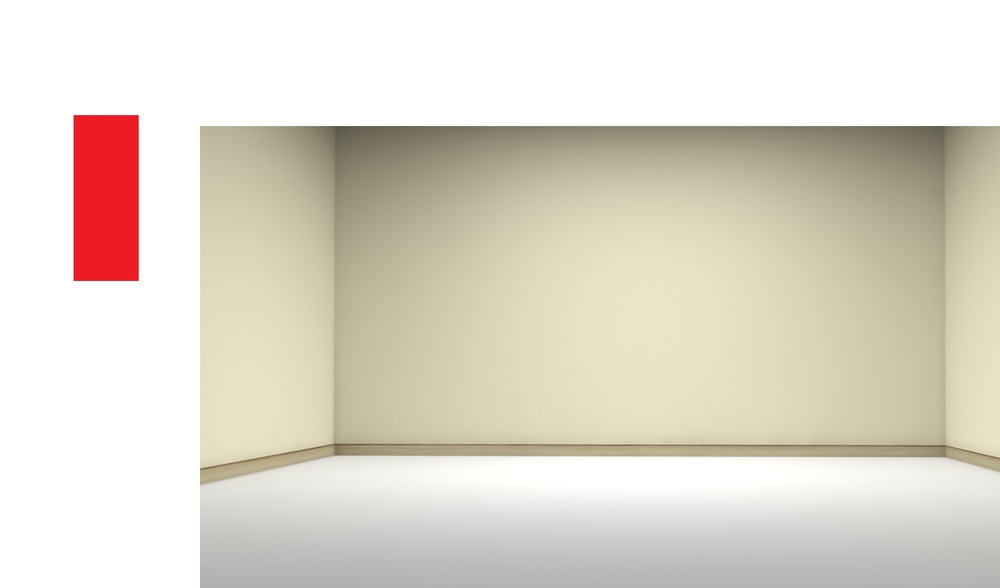
#> input picture Sample Inputs/sample3.jpg, 1000 x 588 px, shrunk from 2840 x 1670 before the run, found by its file name
$ python compVision_project.py   (older library calls are emulated)
#> lines starting #> are read from the running program, lines starting #| are printed output that depends on the picture; after the words box and inside, x2 and y2 are one past the last pixel; in counts of white or black regions, pixels touching at a corner belong together
import numpy as np
import cv2
from matplotlib import pyplot as plt
from imutils import perspective
from imutils import contours
import numpy as np
import imutils
from scipy.spatial import distance as dist

def midpoint(ptA, ptB):
    return (ptA[0] + ptB[0]) * 0.5, (ptA[1] + ptB[1]) * 0.5

params = {}
params["wide"] = 20
params["image"] = "Sample Input Files/sample3.jpg"
img = cv2.imread(params["image"])
#> img is the input picture: shape (588, 1000, 3); mean B, G, R 203.7, 216.5, 223.5
gray = cv2.cvtColor(img,cv2.COLOR_BGR2GRAY)
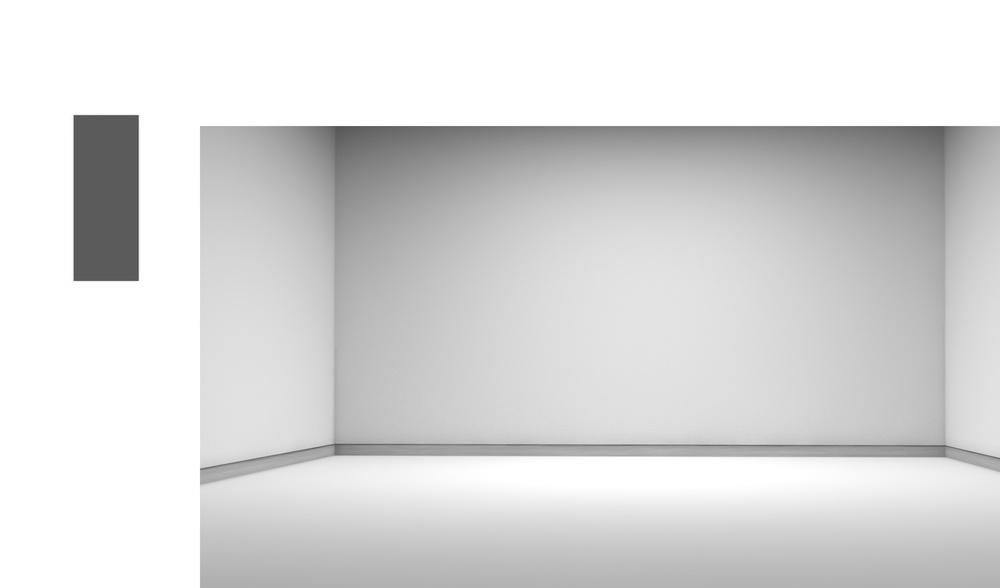
#> gray: shape (588, 1000); min 73, max 255, mean 217.2

kernel_size = 5
blur_gray = cv2.GaussianBlur(gray,(kernel_size, kernel_size),0)

# This section defines the constants and thresholds used throughout the code.
contour_threshold = 20
acceptance_thresh = 80
rejection_thresh = 300
edges = cv2.Canny(blur_gray, acceptance_thresh, rejection_thresh)
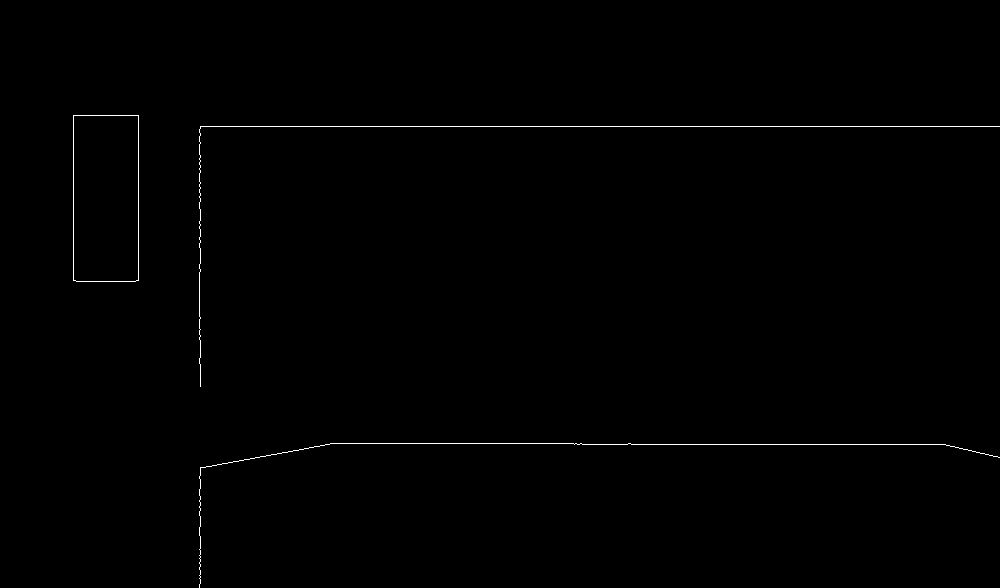
#> edges: shape (588, 1000); 0.41% white in thin lines or dots, all inside (x1, y1, x2, y2) = (73, 115, 1000, 588)
cv2.imwrite('imageCannyOut.png',edges)
cv2.waitKey(0)

# These are parameters we tuned for the hough transform so that the edges of the walls would
# be found in most sample images.
rho = 1
theta = np.pi / 180
threshold = 15
min_line_length = 30
max_line_gap = 30
image_lines = np.copy(img) * 0
#> image_lines: shape (588, 1000, 3); every value is 0

# Run Hough on edge detected image
# Output "lines" is an array containing endpoints of detected line segments
lines = cv2.HoughLinesP(edges, rho, theta, threshold, np.array([]),
                    min_line_length, max_line_gap)
#> lines = 13 rows, first 6: [574, 444, 945, 444], [200, 126, 999, 126], [138, 280, 138, 115], [330, 443, 581, 443], [73, 280, 73, 115], [200, 583, 200, 467]

# this draws the hough lines on the image.
for line in lines:
    for x1,y1,x2,y2 in line:
        cv2.line(image_lines,(x1,y1),(x2,y2),(255,0,0),5)
#> this loop made 13 passes
#> line on passes 1 to 12: [[574, 444, 945, 444]], [[200, 126, 999, 126]], [[138, 280, 138, 115]], [[330, 443, 581, 443]], [[73, 280, 73, 115]], [[200, 583, 200, 467]], [[199, 363, 199, 129]], [[74, 115, 137, 115]], [[203, 467, 325, 444]], [[76, 281, 135, 281]], [[947, 445, 999, 457]], [[200, 386, 200, 340]]
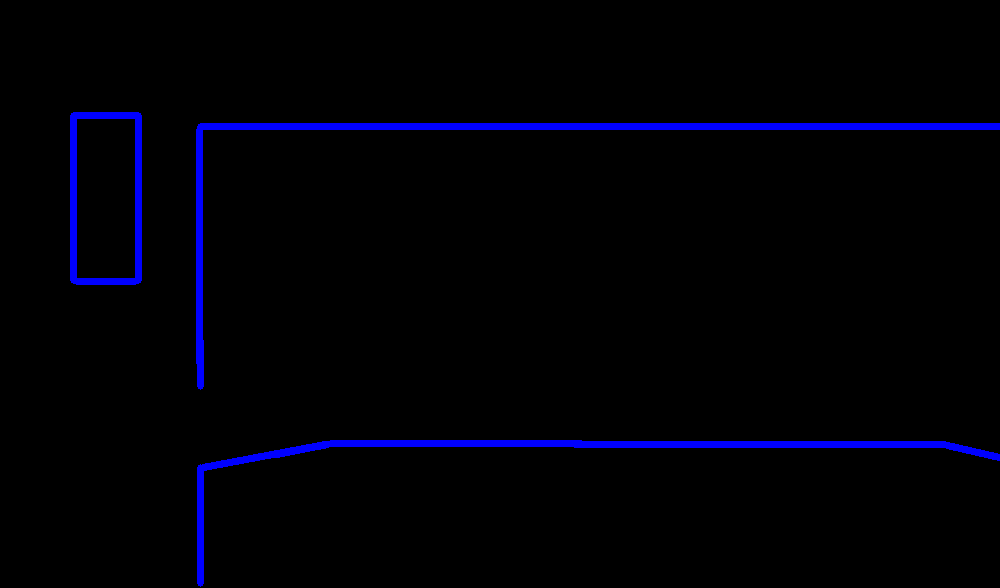
#> image_lines: shape (588, 1000, 3); mean B, G, R 7.4, 0, 0

# this function uses the edges that we detected to find a list of contours.
# This list is then used with to generate a pixel scalar.
listContours = cv2.findContours(edges.copy(), cv2.RETR_EXTERNAL,
    cv2.CHAIN_APPROX_NONE)
#> listContours = 3 contours, 2 with area under 20; largest, box (x1, y1, x2, y2) and area: (73, 115, 139, 282) 10785
# this is a list of contours obtained
listContours = imutils.grab_contours(listContours)
(listContours, _) = contours.sort_contours(listContours)
ppm = None

counter = 0
for c in listContours:
    # This checks to ensure that the shape is above a pre-defined area of 85 "inches".
    if cv2.contourArea(c) < contour_threshold:
        continue
    orig = img.copy()
    box = cv2.minAreaRect(c)
    box = cv2.cv.BoxPoints(box) if imutils.is_cv2() else cv2.boxPoints(box)
    box = np.array(box, dtype="int")
    box = perspective.order_points(box)
    for xCoord, yCoord in box:
        cv2.circle(orig, (int(xCoord), int(yCoord)), 5, (0, 0, 255), -1)

    # This code calculates the midpoints between the two detected edge pairs (horizontal pair or vertical pair)
    (topLeft, topRight, bottomRight, bottomLeft) = box
    (midX1, midY1) = midpoint(topLeft, topRight)
    (midX2, midY2) = midpoint(bottomLeft, bottomRight)
    (midX3, midY3) = midpoint(topLeft, bottomLeft)
    (midX4, midY4) = midpoint(topRight, bottomRight)

    # This code draws the midpoints
    cv2.line(orig, (int(midX1), int(midY1)), (int(midX2), int(midY2)),
        (200, 0, 120), 2)
    cv2.line(orig, (int(midX3), int(midY3)), (int(midX4), int(midY4)),
        (200, 0, 120), 2)

    # this code finds the ditances between the midpoints using the euclidean distance calculation.
    firstDistance = dist.euclidean((midX1, midY1), (midX2, midY2))
    secondDistance = dist.euclidean((midX3, midY3), (midX4, midY4))

    # ppm is a measure of pixel scaling:
    if ppm == None:
        ppm = secondDistance / params["wide"]

    # these variables are the scaled
    firstDimension = firstDistance / ppm
    secondDimension = secondDistance / ppm
    cv2.putText(orig, str(firstDimension) + ' inches',
        (int(midX1 - 15), int(midY1 - 10)), cv2.FONT_HERSHEY_SIMPLEX,
        0.65, (0, 0, 0), 2)
    cv2.putText(orig, str(secondDimension) + ' inches',
        (int(midX4 + 10), int(midY4)), cv2.FONT_HERSHEY_SIMPLEX,
        0.65, (0, 0, 0), 2)
    # This adds the hough edges to each output image
    egde_lines = cv2.addWeighted(img, 0.8, image_lines, 1, 0)
    # This adds the midpoint edges to each output image
    orig = cv2.addWeighted(orig, 0.8, image_lines, 1, 0)
    # writes the image to an output file
    cv2.imwrite("ImageOut%i.png" % counter, orig)
    counter += 1
    cv2.waitKey(0)
#> this loop made 3 passes
#> (topLeft, topRight, bottomRight, bottomLeft, midX1, midY1, midX2, midY2) on pass 1: ([73, 115], [137, 115], [137, 280], [73, 280], 105, 115, 105, 280)
#> pass 1, `egde_lines = cv2.addWeighted(img, 0.8, image_lines, 1, 0)`:
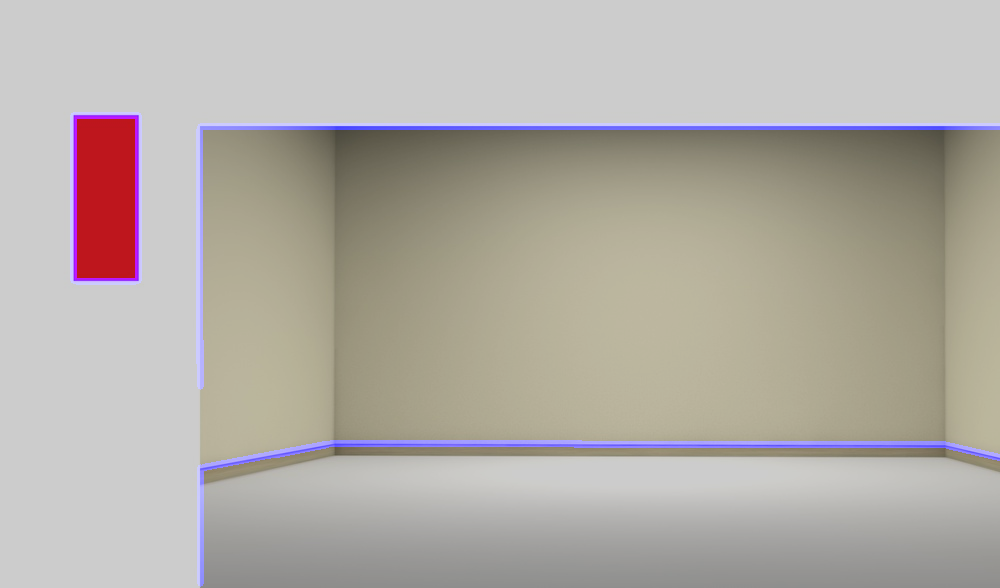
#> egde_lines: shape (588, 1000, 3); mean B, G, R 166.5, 173.2, 178.8
#> after the loop, counter = 1; ppm = 3.2

# This adds the hough lines to the original image
egde_lines = cv2.addWeighted(img, 0.8, image_lines, 1, 0)
# saves the image without the measurements
cv2.imwrite('imageHough.png', egde_lines)
cv2.waitKey(0)

$ run again, with Sample Inputs/sample1.jpg copied over Sample Inputs/sample3.jpg
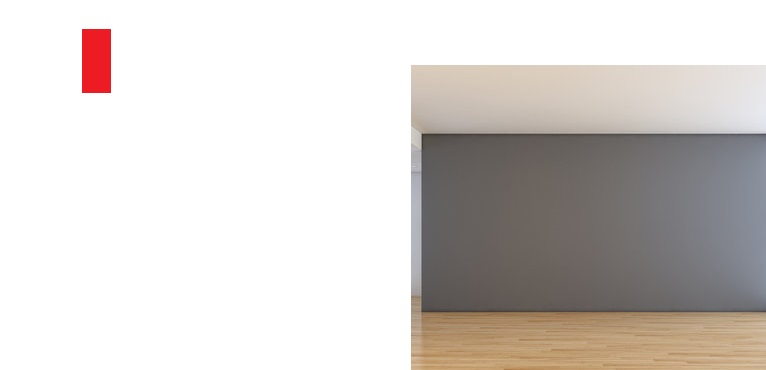
#> input picture Sample Inputs/sample1.jpg, 766 x 370 px, found by its file name
#> img is the input picture: shape (370, 766, 3); mean B, G, R 205.8, 209.1, 214.1
#> edges: shape (370, 766); 0.59% white in thin lines or dots, all inside (x1, y1, x2, y2) = (81, 28, 766, 370)
#> lines = [[411, 133, 765, 133], [414, 64, 705, 64], [411, 312, 765, 312], [410, 367, 410, 68], [421, 311, 421, 134], [411, 369, 411, 65], [111, 90, 111, 31], [81, 90, 81, 31], [616, 65, 656, 65]]
#> the loop `for line in lines:` made 9 passes
#> after the loop `for line in lines:`:
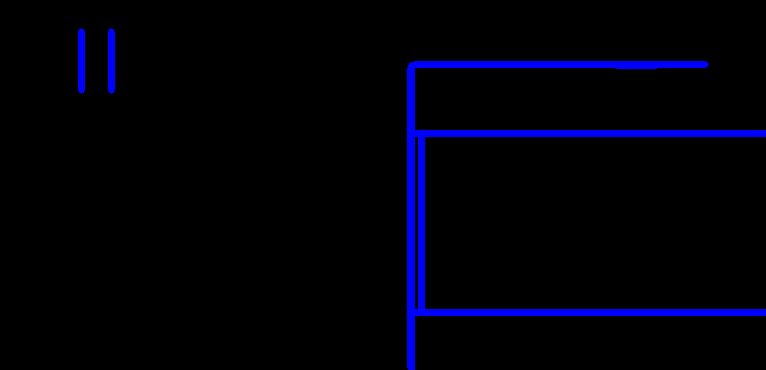
#> image_lines: shape (370, 766, 3); mean B, G, R 10.4, 0, 0
#> listContours = 3 contours, 2 with area under 20; largest, box (x1, y1, x2, y2) and area: (81, 28, 112, 94) 1934
#> the loop `for c in listContours: # This checks to ensure that the shape is above..` made 3 passes
#> (topLeft, topRight, bottomRight, bottomLeft, midX1, midY1, midX2, midY2) on pass 1: ([81, 28], [111, 28], [111, 93], [81, 93], 96, 28, 96, 93)
#> pass 1, `egde_lines = cv2.addWeighted(img, 0.8, image_lines, 1, 0)`:
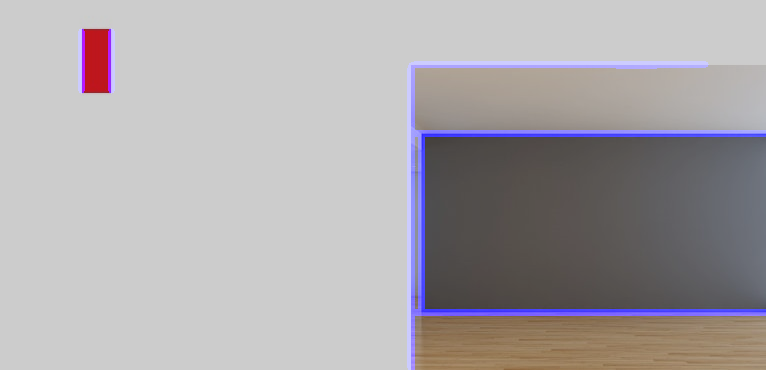
#> egde_lines: shape (370, 766, 3); mean B, G, R 169.8, 167.3, 171.3
#> after the loop `for c in listContours:`: counter = 1; ppm = 1.5

$ run again, with Sample Inputs/sample4.jpg copied over Sample Inputs/sample3.jpg
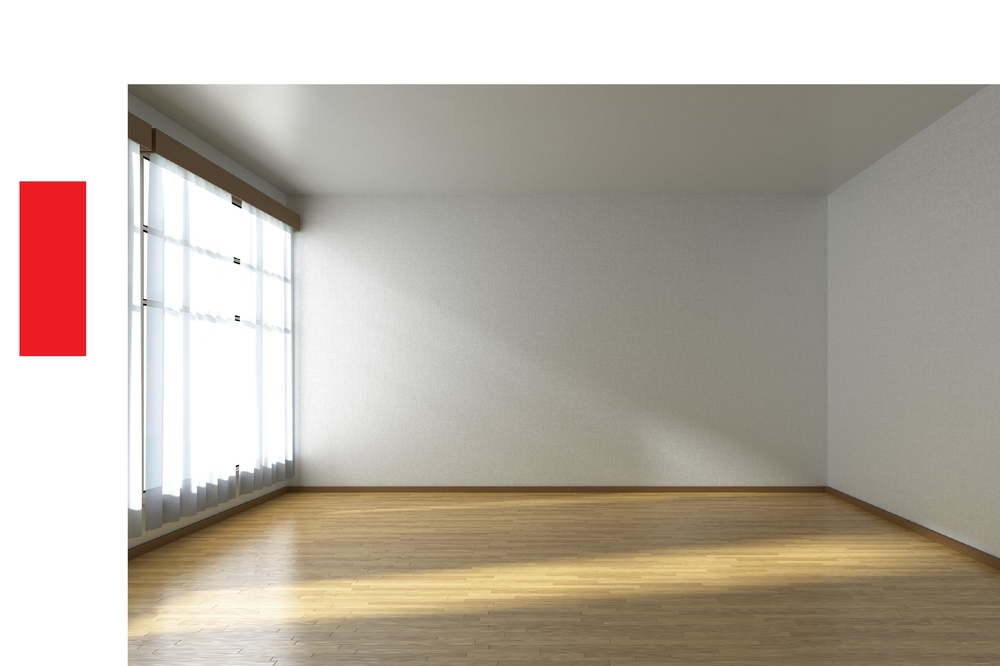
#> input picture Sample Inputs/sample4.jpg, 1000 x 666 px, shrunk from 2716 x 1810 before the run, found by its file name
#> img is the input picture: shape (666, 1000, 3); mean B, G, R 165.8, 177, 185.8
#> edges: shape (666, 1000); 0.54% white in thin lines or dots, all inside (x1, y1, x2, y2) = (19, 84, 1000, 666)
#> lines = 28 rows, first 6: [128, 84, 999, 84], [127, 447, 127, 86], [140, 380, 140, 157], [86, 353, 86, 183], [143, 409, 143, 155], [19, 355, 19, 182]
#> the loop `for line in lines:` made 28 passes
#> after the loop `for line in lines:`:
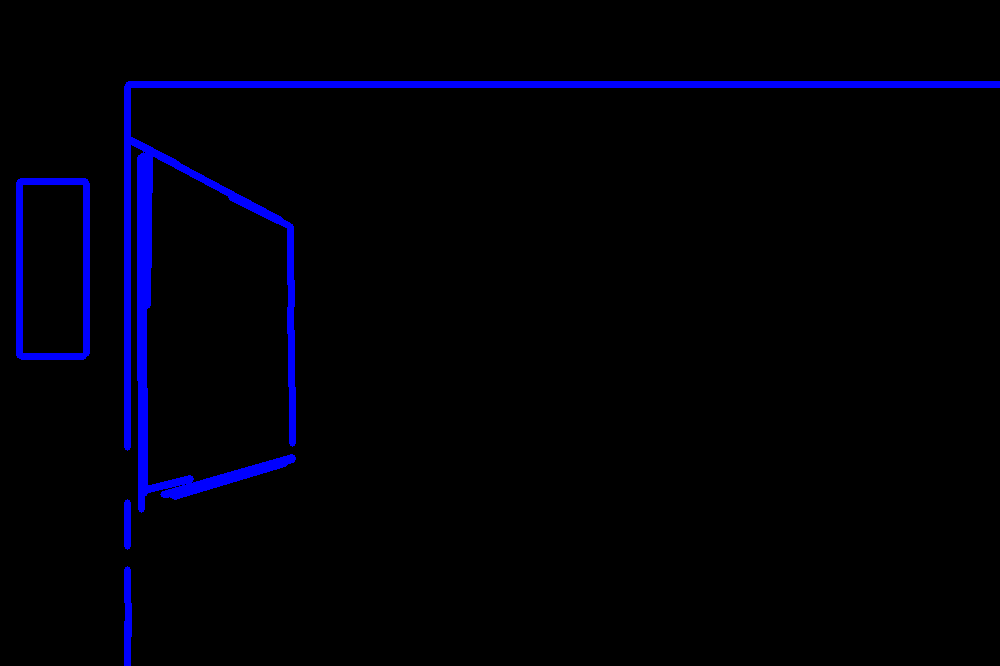
#> image_lines: shape (666, 1000, 3); mean B, G, R 8.5, 0, 0
#> listContours = 10 contours, 5 with area under 20; largest, box (x1, y1, x2, y2) and area: (19, 181, 87, 357) 11718, (149, 153, 293, 469) 83, (127, 232, 252, 666) 79, (233, 257, 240, 265) 36, (234, 315, 240, 322) 28
#> the loop `for c in listContours: # This checks to ensure that the shape is above..` made 10 passes
#> (topLeft, topRight, bottomRight, bottomLeft, midX1, midY1, midX2, midY2) on pass 1: ([19, 181], [86, 181], [86, 356], [19, 356], 52.5, 181, 52.5, 356)
#> pass 1, `egde_lines = cv2.addWeighted(img, 0.8, image_lines, 1, 0)`:
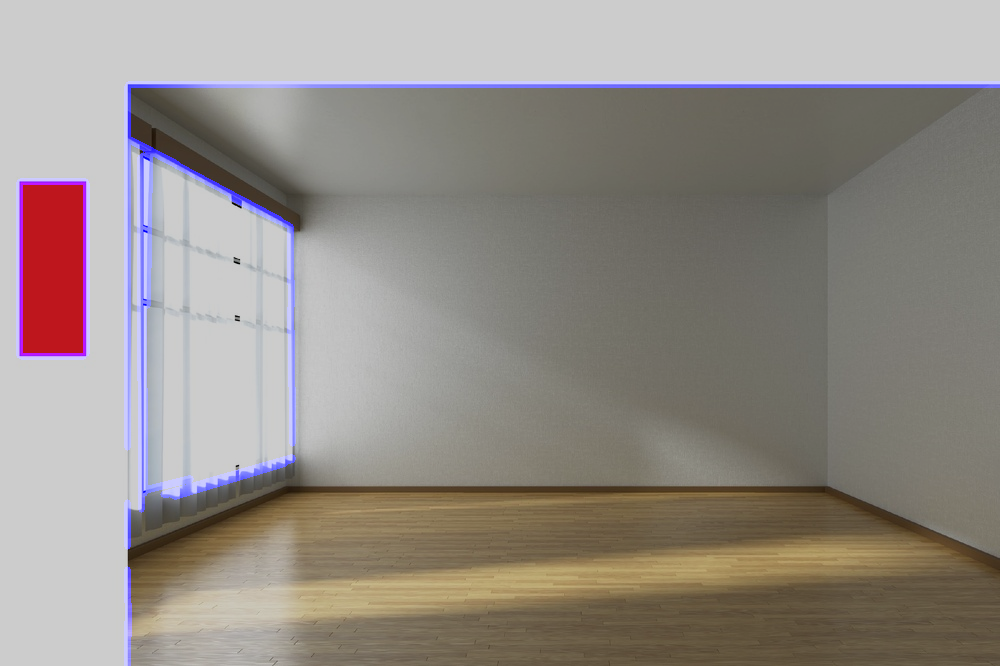
#> egde_lines: shape (666, 1000, 3); mean B, G, R 136, 141.6, 148.6
#> after the loop `for c in listContours:`: counter = 5; ppm = 3.35

$ run again, with Sample Inputs/sample2.png saved as Sample Inputs/sample3.jpg
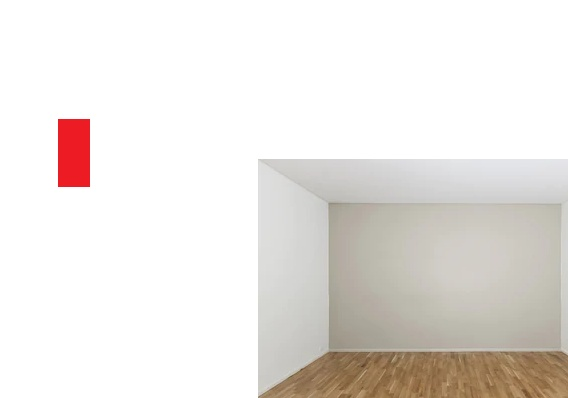
#> input picture Sample Inputs/sample2.png, 568 x 398 px, found by its file name
#> img is the input picture: shape (398, 568, 3); mean B, G, R 225.8, 229.5, 233.8
#> edges: shape (398, 568); 0.31% white in thin lines or dots, all inside (x1, y1, x2, y2) = (57, 118, 568, 398)
#> lines = [[328, 351, 563, 351], [257, 385, 257, 245], [258, 396, 327, 352], [90, 184, 90, 121], [57, 184, 57, 121], [258, 397, 258, 294], [259, 395, 316, 358]]
#> the loop `for line in lines:` made 7 passes
#> after the loop `for line in lines:`:
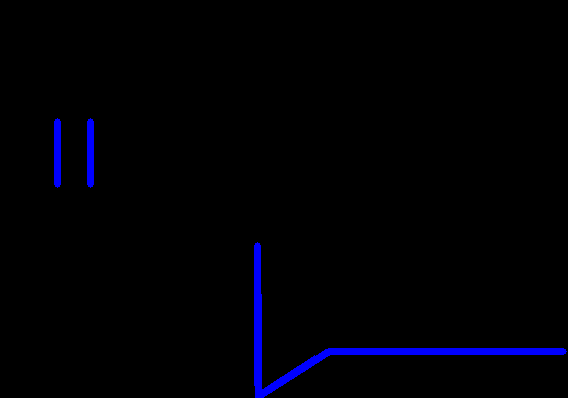
#> image_lines: shape (398, 568, 3); mean B, G, R 5, 0, 0
#> listContours = 2 contours; box (x1, y1, x2, y2) and area: (57, 118, 91, 188) 2261, (257, 245, 568, 398) 46
#> the loop `for c in listContours: # This checks to ensure that the shape is above..` made 2 passes
#> (topLeft, topRight, bottomRight, bottomLeft, midX1, midY1, midX2, midY2) on pass 1: ([57, 118], [90, 118], [90, 187], [57, 187], 73.5, 118, 73.5, 187)
#> pass 1, `egde_lines = cv2.addWeighted(img, 0.8, image_lines, 1, 0)`:
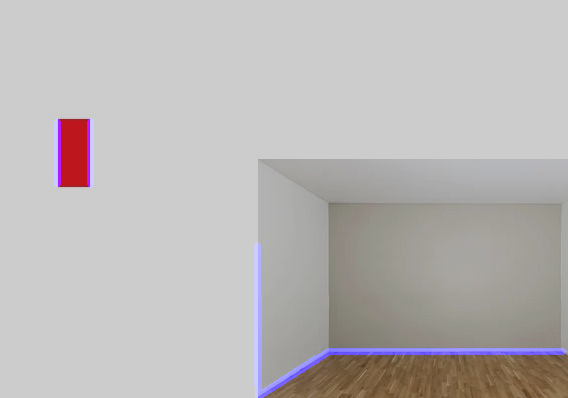
#> egde_lines: shape (398, 568, 3); mean B, G, R 183, 183.6, 187.1
#> after the loop `for c in listContours:`: counter = 2; ppm = 1.65
